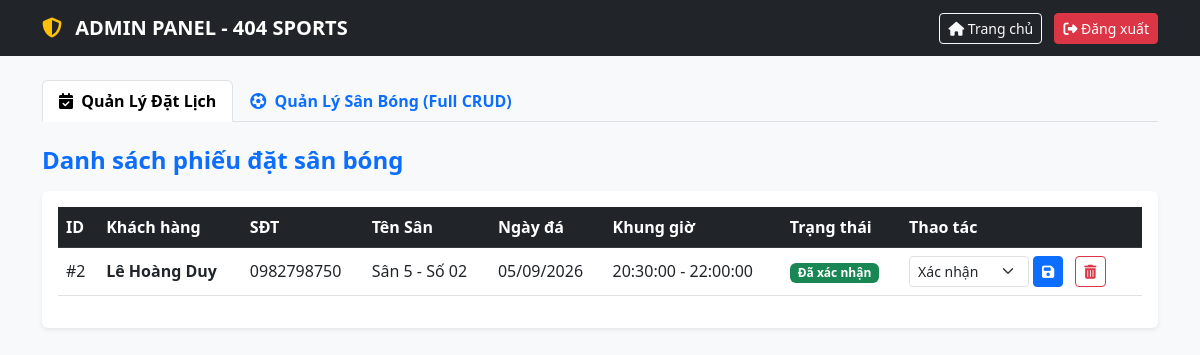
/admin.php (signed in), run on the app's committed database.
### tables this page shows
CREATE TABLE `bookings` (
  `id` int(11) NOT NULL,
  `user_id` int(11) NOT NULL,
  `pitch_id` int(11) NOT NULL,
  `booking_date` date NOT NULL,
  `start_time` time NOT NULL,
  `end_time` time NOT NULL,
  `total_price` decimal(10,2) NOT NULL,
  `status` enum('Chờ xác nhận','Đã xác nhận','Đã hủy') DEFAULT 'Chờ xác nhận',
  `created_at` timestamp NOT NULL DEFAULT current_timestamp()
);

CREATE TABLE `users` (
  `id` int(11) NOT NULL,
  `email` varchar(100) NOT NULL,
  `password` varchar(255) NOT NULL,
  `fullname` varchar(100) NOT NULL,
  `phone` varchar(20) NOT NULL,
  `role` enum('admin','user') DEFAULT 'user',
  `created_at` timestamp NOT NULL DEFAULT current_timestamp()
);

CREATE TABLE `pitches` (
  `id` int(11) NOT NULL,
  `name` varchar(100) NOT NULL,
  `type` enum('Sân 5','Sân 7','Sân 11') NOT NULL,
  `price_per_hour` decimal(10,2) NOT NULL,
  `status` enum('Trống','Đang bảo trì') DEFAULT 'Trống',
  `image` varchar(255) DEFAULT 'sanbong.jpg'
);

### admin.php (the view, shortened to what this page needs)
<?php
require_once 'db.php';
$bookings = $conn->query("
    SELECT b.*, u.fullname, u.phone, p.name as pitch_name
    FROM bookings b
    JOIN users u ON b.user_id = u.id
    JOIN pitches p ON b.pitch_id = p.id
    ORDER BY b.id DESC
");
?>
<!DOCTYPE html>
<html lang="vi">
<head>
    <link href="https://cdn.jsdelivr.net/npm/bootstrap@5.3.0/dist/css/bootstrap.min.css" rel="stylesheet">
    <link rel="stylesheet" href="https://cdnjs.cloudflare.com/ajax/libs/font-awesome/6.4.0/css/all.min.css">
</head>
<body class="bg-light">
<nav class="navbar navbar-dark bg-dark sticky-top">
    <div class="container">
        <a class="navbar-brand fw-bold" href="admin.php">
            <i class="fa-solid fa-shield-halved text-warning me-2"></i> ADMIN PANEL - 404 SPORTS
        </a>
        <div>
            <a href="index.php" class="btn btn-outline-light btn-sm me-2"><i class="fa-solid fa-house"></i> Trang chủ</a>
            <a href="logout.php" class="btn btn-danger btn-sm"><i class="fa-solid fa-right-from-bracket"></i> Đăng xuất</a>
        </div>
    </div>
</nav>
<div class="container my-4">
    <ul class="nav nav-tabs mb-4" id="adminTab" role="tablist">
        <li class="nav-item">
            <button class="nav-link active fw-bold" data-bs-toggle="tab" data-bs-target="#tab-bookings">
                <i class="fa-solid fa-calendar-check me-1"></i> Quản Lý Đặt Lịch
            </button>
        </li>
        <li class="nav-item">
            <button class="nav-link fw-bold" data-bs-toggle="tab" data-bs-target="#tab-pitches">
                <i class="fa-solid fa-futbol me-1"></i> Quản Lý Sân Bóng (Full CRUD)
            </button>
        </li>
    </ul>
    <div class="tab-content" id="adminTabContent">
        <div class="tab-pane fade show active" id="tab-bookings">
            <h4 class="fw-bold text-primary mb-3">Danh sách phiếu đặt sân bóng</h4>
            <div class="table-responsive bg-white rounded shadow-sm p-3">
                <table class="table table-hover align-middle">
                    <thead class="table-dark">
                        <tr>
                            <th>ID</th>
                            <th>Khách hàng</th>
                            <th>SĐT</th>
                            <th>Tên Sân</th>
                            <th>Ngày đá</th>
                            <th>Khung giờ</th>
                            <th>Trạng thái</th>
                            <th>Thao tác</th>
                        </tr>
                    </thead>
                    <tbody>
                        <?php if($bookings->num_rows > 0): ?>
                            <?php while($b = $bookings->fetch_assoc()): ?>
                                <tr>
                                    <td>#<?= $b['id'] ?></td>
                                    <td><strong><?= htmlspecialchars($b['fullname']) ?></strong></td>
                                    <td><?= htmlspecialchars($b['phone']) ?></td>
                                    <td><?= htmlspecialchars($b['pitch_name']) ?></td>
                                    <td><?= date('d/m/Y', strtotime($b['booking_date'])) ?></td>
                                    <td><?= $b['start_time'] ?> - <?= $b['end_time'] ?></td>
                                    <td>
                                        <span class="badge bg-<?= $b['status']=='Đã xác nhận'?'success':($b['status']=='Chờ xác nhận'?'warning':'danger') ?>">
                                            <?= $b['status'] ?>
                                        </span>
                                    </td>
                                    <td>
                                        <div class="d-flex align-items-center gap-2">
                                            <form method="POST" class="d-flex me-1">
                                                <select name="status" class="form-select form-select-sm me-1" style="width:120px;">
                                                    <option value="Đã xác nhận" <?= $b['status']=='Đã xác nhận'?'selected':'' ?>>Xác nhận</option>
                                                </select>
                                                <button type="submit" name="btn_update_booking" class="btn btn-sm btn-primary" title="Lưu trạng thái"><i class="fa-solid fa-floppy-disk"></i></button>
                                            </form>
                                            <a href="admin.php?delete_booking=<?= $b['id'] ?>"
                                               class="btn btn-sm btn-outline-danger"
                                               onclick="return confirm('Bạn có chắc chắn muốn XÓA phiếu đặt lịch này?')"
                                               title="Xóa phiếu đặt">
                                                <i class="fa-solid fa-trash-can"></i>
                                            </a>
                                        </div>
                                    </td>
                                </tr>
                            <?php endwhile; ?>
                        <?php else: ?>
                            <tr><td colspan="8" class="text-center text-muted">Chưa có phiếu đặt lịch nào.</td></tr>
                        <?php endif; ?>
                    </tbody>
                </table>
            </div>
        </div>
    </div>
</div>
</body>
</html>

### data on the page
bookings: id "2", user.fullname "Lê Hoàng Duy", user.phone "0982798750", pitch.name "Sân 5 - Số 02", booking_date "05/09/2026", start_time "20:30:00", end_time "22:00:00", status "Đã xác nhận", status "Xác nhận"
